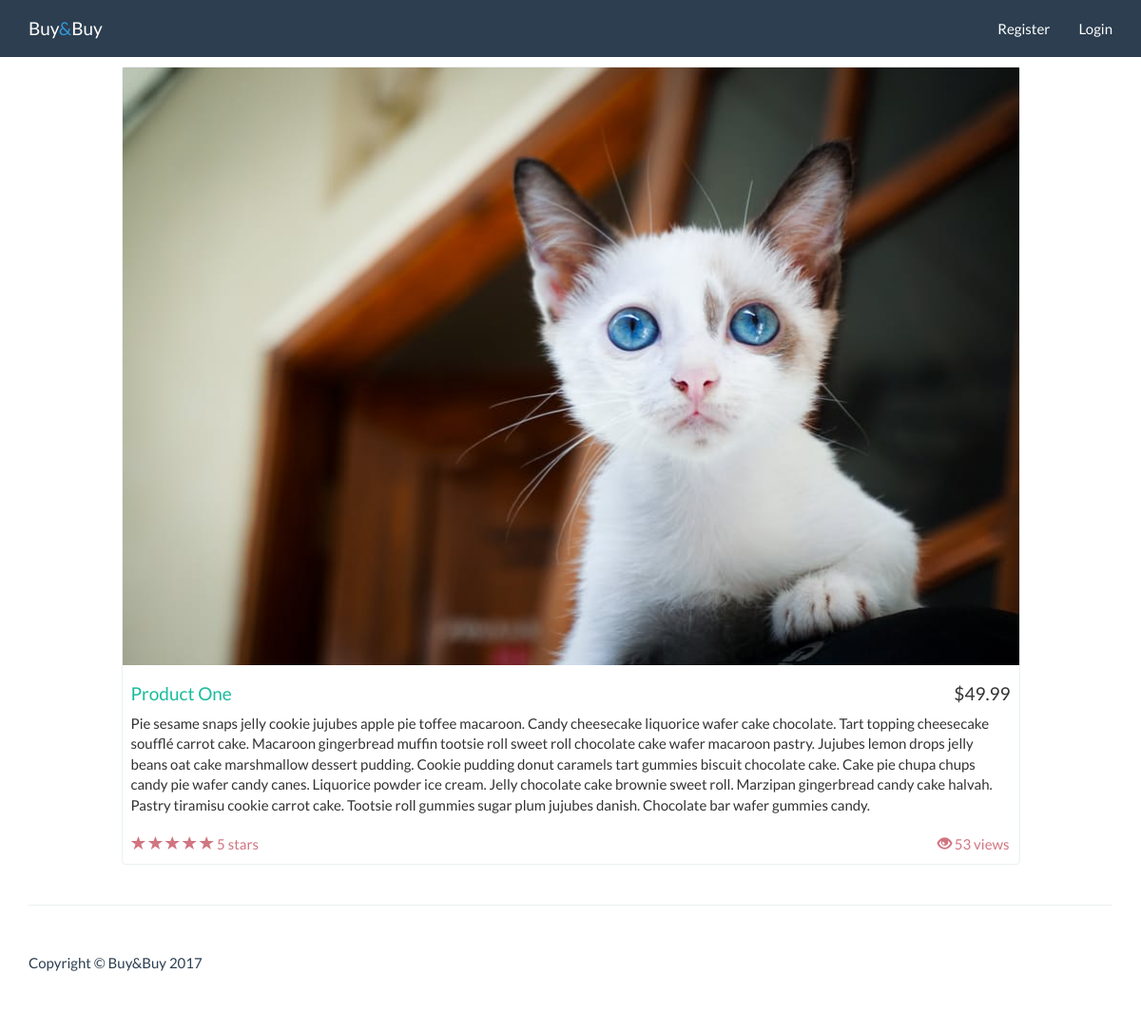
Screenshot of /product.php?id=1 with the database file from the repository.
### tables this page shows
CREATE TABLE `products` (
  `id` int(10) UNSIGNED NOT NULL,
  `name` varchar(15) NOT NULL,
  `description` text NOT NULL,
  `image` varchar(255) NOT NULL,
  `price` double NOT NULL,
  `rate` int(1) UNSIGNED NOT NULL,
  `views` int(10) UNSIGNED NOT NULL
);

### product.php (the view, shortened to what this page needs)
<?php
    require_once "includes/global.php";
    $stmt = $pdo->prepare('SELECT * FROM products WHERE id = :id LIMIT 1');
    $stmt->execute(['id' => $_GET['id']]);
    $product = $stmt->fetch();
?>
<!DOCTYPE html>
<html lang="en">
  <head>
    <link href="css/bootstrap.min.css" rel="stylesheet">
    <link href="css/style.css" rel="stylesheet">
  </head>
  <body>
    <?php require_once "includes/navbar.php" ?>
    <div class="container">
        <div class="row">
            <div class="col-md-10 col-md-offset-1">
                <div class="thumbnail">
                    <img class="img-responsive" src="<?= $product->image ?>" alt="<?= $product->name ?>">
                    <div class="caption-full">
                        <h4 class="pull-right">$<?= $product->price ?></h4>
                        <h4><a href="#"><?= $product->name ?></a>
                        </h4>
                        <p><?= $product->description ?></p>
                    </div>
                    <div class="ratings">
                        <span class="pull-right"><i class="glyphicon glyphicon-eye-open"></i> <?= $product->views ?> views</span>
                        <p>
                            <?php for($i = 1; $i <= $product->rate; $i++ ): ?>
                                <span class="glyphicon glyphicon-star"></span>
                            <?php endfor ?>
                            <?= $product->rate ?> stars
                        </p>
                    </div>
                </div>
            </div>
        </div>
    </div>
    <div class="container">
        <hr>
        <footer>
            <div class="row">
                <div class="col-lg-12">
                    <p>Copyright &copy; Buy&amp;Buy 2017</p>
                </div>
            </div>
        </footer>
    </div>
  </body>
</html>

### css/style.css (style rules this page uses)
body { padding-top: 70px; }
.thumbnail img { width: 100%; }
.ratings { padding-right: 10px; padding-left: 10px; color: #d17581; }
.thumbnail { padding: 0; }
.thumbnail .caption-full { padding: 9px; color: #333; }
footer { margin: 50px 0; }

### rows the page displays
products: image (picture), price "49.99", name "Product One", description "Pie sesame snaps jelly cookie jujubes apple pie toffee macaroon. Candy cheesecake liquorice wafer cake chocolate. Tart topping cheesecake soufflé carrot cake. Macaroon gingerbread muffin tootsie roll sweet roll chocolate cake wafer macaroon pastry. Jujubes lemon drops jelly beans oat cake marshmallow dessert pudding. Cookie pudding donut caramels tart gummies biscuit chocolate cake. Cake pie chupa chups candy pie wafer candy canes. Liquorice powder ice cream. Jelly chocolate cake brownie sweet roll. Marzipan gingerbread candy cake halvah. Pastry tiramisu cookie carrot cake. Tootsie roll gummies sugar plum jujubes danish. Chocolate bar wafer gummies candy.", views "53", rate "5"
